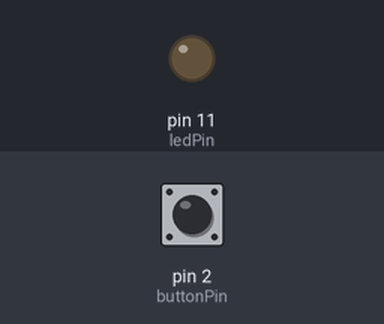
Recording of a sketch running on a simulated Arduino Uno, built with avr-gcc and run on an emulated ATmega328P. Shown: output pins drawn as LEDs (lit = HIGH). The inputs (shaded band) are chosen by the test bench; at power-on: pin 2 (buttonPin) HIGH. What the sketch prints to the serial monitor is not drawn.

Above: at 1.2 s.
1.3 s: pin 2 (buttonPin) pulled LOW for 0.15 s
At 1.37 s:
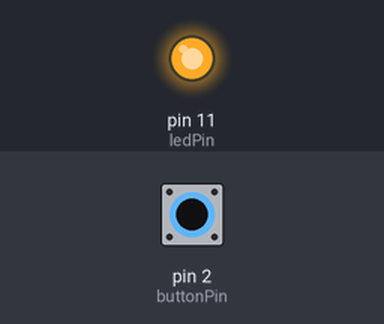
2.9 s: pin 2 (buttonPin) pulled LOW for 3.2 s
At 6.7 s:
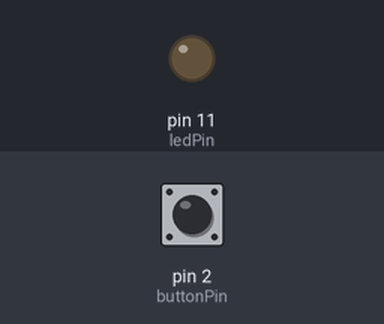
Timing chart, 0 to 8.2 s (numbered marks = the images above; inputs shaded):
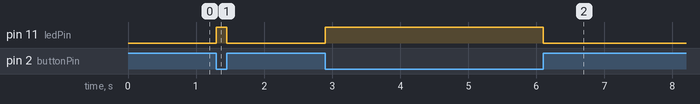

Measured:
- after the input at 1.3 s, pin 11 (ledPin): LOW → HIGH at once, → LOW 0.15 s later
- after the input at 2.9 s, pin 11 (ledPin): LOW → HIGH at once, → LOW 3.2 s later

The sketch:

L3_3.ino
```cpp
// counter for pressing the button
const int ledPin = 11;
const int buttonPin = 2;

bool buttonState = LOW;
int counter = 0;
bool previousState = HIGH;
bool ledState = LOW;

void setup() {
  // put your setup code here, to run once:
  pinMode(buttonPin, INPUT_PULLUP);
  pinMode(ledPin, OUTPUT);

  Serial.begin(9600);
}

void loop() {
  // put your main code here, to run repeatedly:
  buttonState = digitalRead(buttonPin);
  ledState = ! buttonState;
  digitalWrite(ledPin, ledState);

  if(previousState != buttonState && buttonState == LOW){
    counter++;
  }
  previousState = buttonState;

  Serial.println(counter);
  delay(1);
}
```
